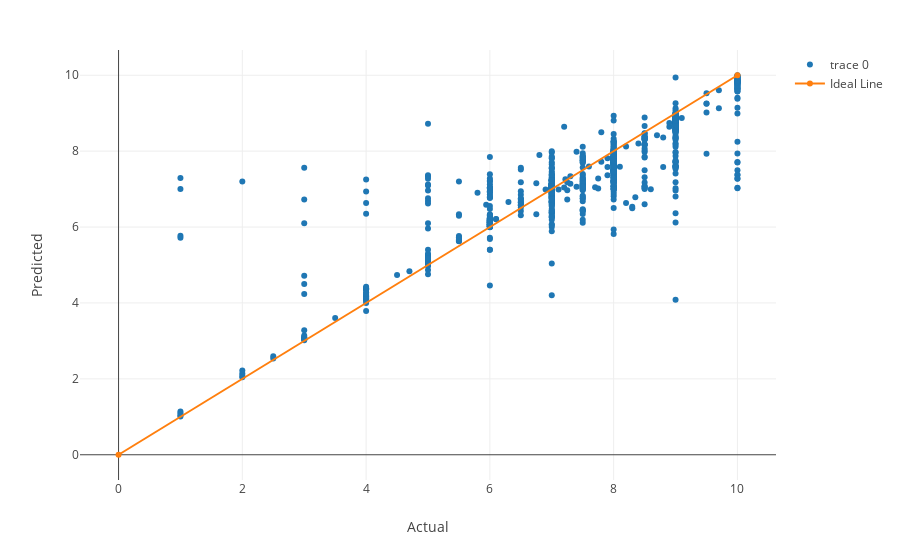

Here is the notebook cell this chart was saved with:
### Code cell
trace0 = go.Scatter(
    x=one['Rating'],
    y=predictions,
    mode='markers')

trace1 = go.Scatter(
    x=[0,10],
    y=[0,10],
    name='Ideal Line')

layout = go.Layout(
    xaxis=dict(title='Actual'),
    yaxis=dict(title='Predicted'),
    hovermode='closest',
    margin=dict(t=50))

data=[trace0, trace1]

fig = go.Figure(data, layout)
plotly.offline.iplot(fig, filename='predictions-naive-both.html')

### Figure 1 — Plotly figure (JSON) as saved in the notebook; plotly's stock layout.template omitted (floating-point values rounded to 4 significant figures; data arrays with more than 128 entries replaced by an {"elided": "..."} marker saying what was removed)
{"data": [{"mode": "markers", "type": "scatter", "uid": "5ec1a330-a97e-11e8-a998-28c63f3df6d4", "x": {"elided": "847 float values"}, "y": {"elided": "847 float values"}}, {"name": "Ideal Line", "type": "scatter", "uid": "5ec1a331-a97e-11e8-b234-28c63f3df6d4", "x": [0, 10], "y": [0, 10]}], "layout": {"hovermode": "closest", "margin": {"t": 50}, "xaxis": {"title": "Actual"}, "yaxis": {"title": "Predicted"}}}
